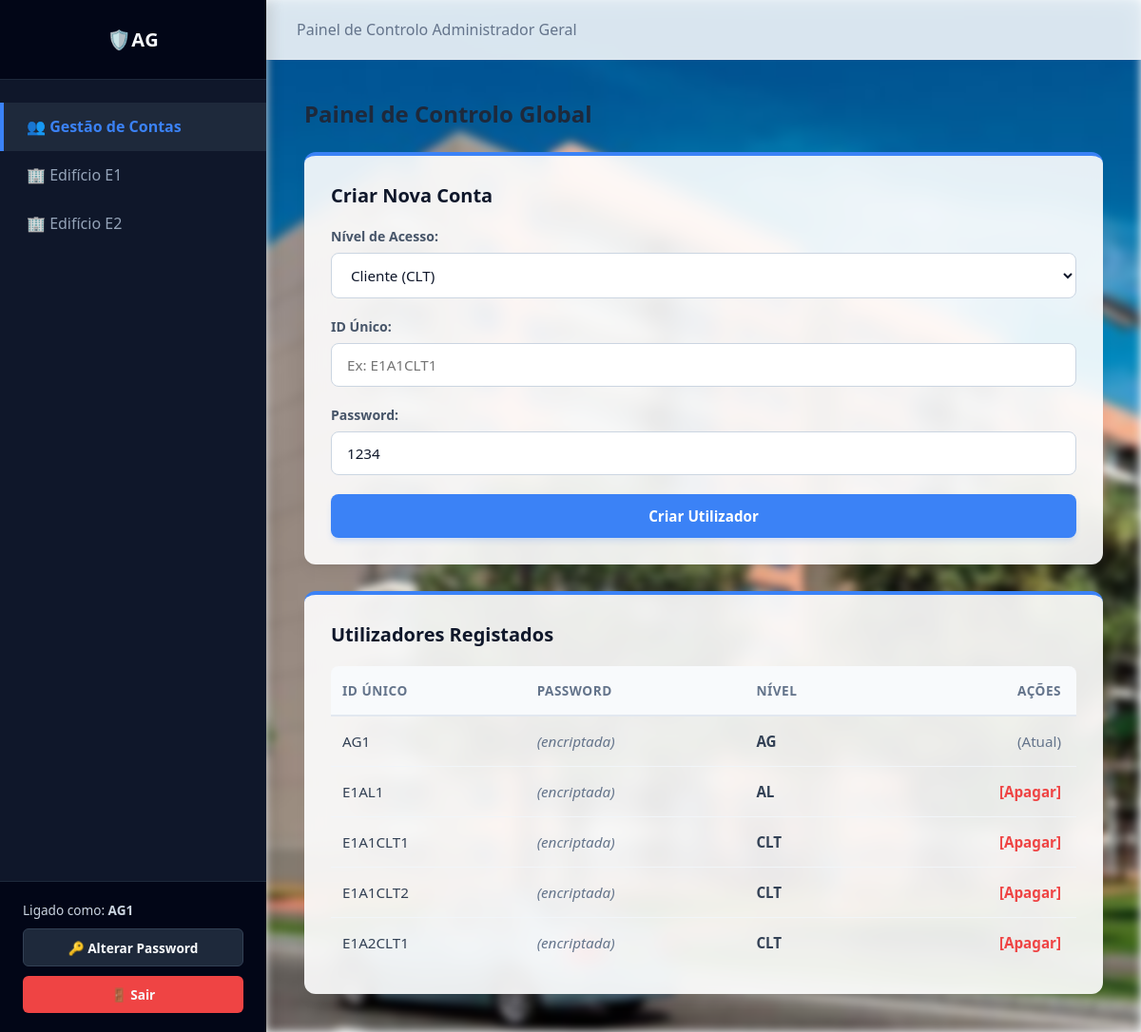
The app's page /dashboard_ag.php (signed in) with its own data.
### tables this page shows
CREATE TABLE utilizadores (
    id_unico TEXT PRIMARY KEY,
    password TEXT NOT NULL,
    tipo_acesso TEXT NOT NULL
);

### dashboard_ag.php (the view, shortened to what this page needs)
<?php
$db = new SQLite3('database.db');
$usuarios = $db->query("SELECT * FROM utilizadores");
?>
<!DOCTYPE html>
<html lang="pt">
<head>
    <link rel="stylesheet" href="css/styles.css?v=1.1">
</head>
<body>
    <div class="app-wrapper">
        <aside class="sidebar">
            <div>
                <div class="sidebar-header">🛡️AG </div>
                <ul class="sidebar-menu">
                    <li class="sidebar-item active"><a href="dashboard_ag.php">👥 Gestão de Contas</a></li>
                    <li class="sidebar-item"><a href="dashboard_al.php?edificio=E1">🏢 Edifício E1</a></li>
                    <li class="sidebar-item"><a href="dashboard_al.php?edificio=E2">🏢 Edifício E2</a></li>
                </ul>
            </div>
            <div class="sidebar-footer">
                <div>Ligado como: <strong><?php echo $_SESSION['user_id']; ?></strong></div>
                <a href="alterar_password.php" class="btn-sidebar-action">🔑 Alterar Password</a>
                <a href="index.html" class="btn-sidebar-action btn-sidebar-logout">🚪 Sair</a>
            </div>
        </aside>
        <div class="main-content">
            <header class="top-bar">
                <div><span style="color:#64748b; font-weight:500;">Painel de Controlo Administrador Geral</span></div>
            </header>
            <main class="container">
                <h2>Painel de Controlo Global</h2>
                <div class="grid-layout">
                    <div class="card" style="flex: 1 1 400px;">
                        <h3 class="card-title">Criar Nova Conta</h3>
                        <form method="POST">
                            <div class="form-group">
                                <label>Nível de Acesso:</label>
                                <select id="tipo_user" name="tipo_user" onchange="atualizarExemplo()">
                                    <option value="CLT">Cliente (CLT)</option>
                                </select>
                            </div>
                            <div class="form-group">
                                <label>ID Único:</label>
                                <input type="text" id="novo_id" name="novo_id" placeholder="Ex: E1A1CLT1" required>
                            </div>
                            <div class="form-group">
                                <label>Password:</label>
                                <input type="text" name="nova_pass" value="1234" required>
                            </div>
                            <button type="submit" name="criar_usuario" class="btn-submit">Criar Utilizador</button>
                        </form>
                    </div>
                    <div class="card" style="flex: 1 1 500px;">
                        <h3 class="card-title">Utilizadores Registados</h3>
                        <div class="table-responsive">
                            <table>
                                <thead>
                                    <tr><th>ID Único</th><th>Password</th><th>Nível</th><th>Ações</th></tr>
                                </thead>
                                <tbody>
                                    <?php while ($row = $usuarios->fetchArray(SQLITE3_ASSOC)): ?>
                                    <tr>
                                        <td><?php echo $row['id_unico']; ?></td>
                                        <td><em style="color:#64748b;">(encriptada)</em></td>
                                        <td><strong><?php echo $row['tipo_acesso']; ?></strong></td>
                                        <td>
                                            <?php if ($row['id_unico'] !== $_SESSION['user_id']): ?>
                                                <a href="dashboard_ag.php?eliminar=<?php echo $row['id_unico']; ?>" onclick="return confirm('Apagar utilizador?')" style="color:#ef4444; text-decoration:none; font-weight:bold;">[Apagar]</a>
                                            <?php else: ?>
                                                <span style="color:#64748b;">(Atual)</span>
                                            <?php endif; ?>
                                        </td>
                                    </tr>
                                    <?php endwhile; ?>
                                </tbody>
                            </table>
                        </div>
                    </div>
                </div>
            </main>
        </div>
    </div>
</body>
</html>

### css/styles.css (style rules this page uses)
* { margin: 0; padding: 0; box-sizing: border-box; font-family: 'Segoe UI', system-ui, -apple-system, sans-serif; }
body { background: #f1f5f9; color: #1e293b; min-height: 100vh; display: flex; }
.app-wrapper { display: flex; min-height: 100vh; width: 100%; }
.sidebar { width: 280px; background-color: #0f172a; color: #f8fafc; display: flex; flex-direction: column; justify-content: space-between; flex-shrink: 0; box-shadow: 4px 0 15px rgba(0, 0, 0, 0.15); z-index: 10; }
.sidebar-header { padding: 1.75rem 1.5rem; background-color: #020617; font-size: 1.25rem; font-weight: 700; border-bottom: 1px solid #1e293b; text-align: center; letter-spacing: 0.5px; }
.sidebar-menu { list-style: none; padding: 1.5rem 0; flex: 1; }
.sidebar-item a { display: flex; align-items: center; gap: 12px; padding: 0.9rem 1.5rem; color: #94a3b8; text-decoration: none; font-weight: 500; border-left: 4px solid transparent; transition: all 0.2s ease; }
.sidebar-item.active a { background-color: #1e293b; color: #3b82f6; border-left-color: #3b82f6; font-weight: 600; }
.sidebar-footer { padding: 1.25rem 1.5rem; border-top: 1px solid #1e293b; background-color: #020617; font-size: 0.85rem; color: #cbd5e1; display: flex; flex-direction: column; gap: 10px; }
.btn-sidebar-action { display: block; text-align: center; padding: 0.6rem; background: #1e293b; color: #f8fafc; text-decoration: none; border-radius: 6px; font-weight: 600; font-size: 0.85rem; transition: background 0.2s; border: 1px solid #334155; }
.btn-sidebar-logout { background: #ef4444; border: none; }
.main-content { flex: 1; display: flex; flex-direction: column; position: relative; background-color: #f8fafc; }
.main-content::before { content: ""; position: absolute; top: 0; left: 0; width: 100%; height: 100%; background-image: url('../images/fundo.jpg'); background-size: cover; background-position: center; background-repeat: no-repeat; filter: blur(5px); pointer-events: none; z-index: 1; }
.top-bar { background-color: rgba(255, 255, 255, 0.85); backdrop-filter: blur(8px); padding: 1.25rem 2rem; display: flex; justify-content: space-between; align-items: center; border-bottom: 1px solid #e2e8f0; z-index: 5; }
.container { padding: 2.5rem; flex: 1; max-width: 1400px; margin: 0 auto; width: 100%; position: relative; z-index: 5; }
.grid-layout { display: flex; flex-wrap: wrap; gap: 1.75rem; margin-top: 1.5rem; }
.card { background: rgba(255, 255, 255, 0.9); backdrop-filter: blur(10px); padding: 1.75rem; border-radius: 12px; border-top: 4px solid #3b82f6; box-shadow: 0 10px 15px -3px rgba(0, 0, 0, 0.05), 0 4px 6px -2px rgba(0, 0, 0, 0.05); flex: 1 1 calc(33.333% - 1.75rem); min-width: 320px; }
.card-title { font-size: 1.25rem; font-weight: 700; margin-bottom: 1.25rem; color: #0f172a; display: flex; align-items: center; gap: 8px; }
.form-group { margin-bottom: 1.25rem; }
.form-group label { display: block; margin-bottom: 0.5rem; font-weight: 600; color: #475569; font-size: 0.88rem; }
.form-group input, .form-group select { width: 100%; padding: 0.75rem 1rem; border: 1px solid #cbd5e1; border-radius: 8px; font-size: 0.95rem; color: #0f172a; background-color: #ffffff; transition: all 0.2s; }
.btn-submit { width: 100%; padding: 0.8rem; background-color: #3b82f6; color: white; border: none; border-radius: 8px; font-size: 0.95rem; font-weight: 600; cursor: pointer; box-shadow: 0 4px 6px -1px rgba(59, 130, 246, 0.2); transition: all 0.2s; }
.table-responsive { width: 100%; overflow-x: auto; margin-top: 1rem; background: transparent; border-radius: 8px; }
table { width: 100%; border-collapse: collapse; }
th { background-color: #f8fafc; color: #64748b; font-weight: 600; font-size: 0.85rem; text-transform: uppercase; letter-spacing: 0.5px; padding: 1rem 0.75rem; border-bottom: 2px solid #e2e8f0; }
td { padding: 1rem 0.75rem; border-bottom: 1px solid #f1f5f9; font-size: 0.95rem; color: #334155; }
tr:last-child td { border-bottom: none; }
.table-responsive table { table-layout: fixed; }
th:nth-child(1), td:nth-child(1) { text-align: left; }
th:nth-child(2), td:nth-child(2) { text-align: right; padding-right: 1rem; }
table:has(th:nth-child(4)) { table-layout: auto !important; }
table:has(th:nth-child(4)) th, table:has(th:nth-child(4)) td { width: auto !important; text-align: left !important; padding: 1rem 0.75rem !important; }
table:has(th:nth-child(4)) th:last-child, table:has(th:nth-child(4)) td:last-child { text-align: right !important; padding-right: 1rem !important; }

### records on screen
utilizadores: id_unico "AG1", tipo_acesso "AG", shows "(Atual)"
utilizadores: id_unico "E1AL1", tipo_acesso "AL"
utilizadores: id_unico "E1A1CLT1", tipo_acesso "CLT"
utilizadores: id_unico "E1A1CLT2", tipo_acesso "CLT"
utilizadores: id_unico "E1A2CLT1", tipo_acesso "CLT"

### other values on screen
$_SESSION['user_id'] "AG1"
